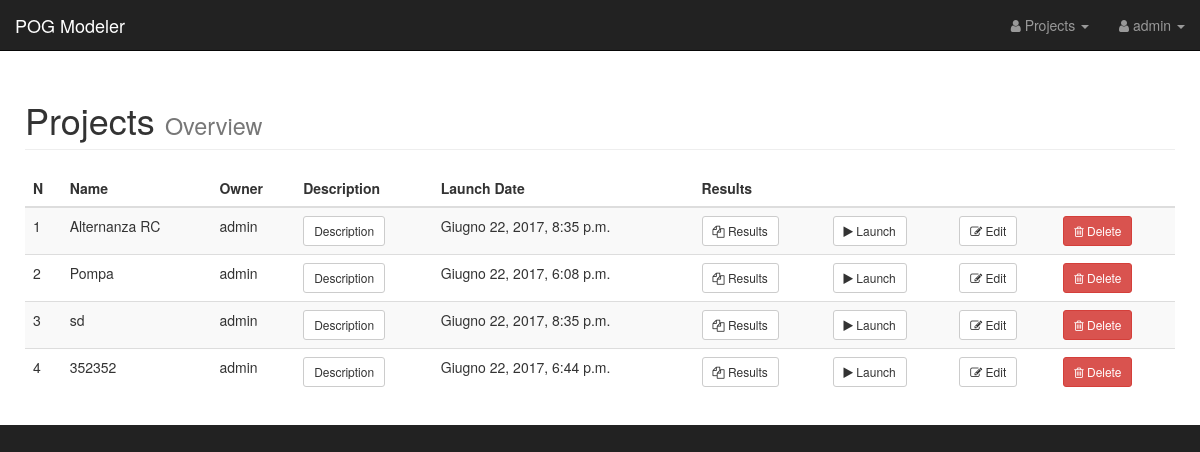
/ (signed in), run on an earlier commit of the app's database.
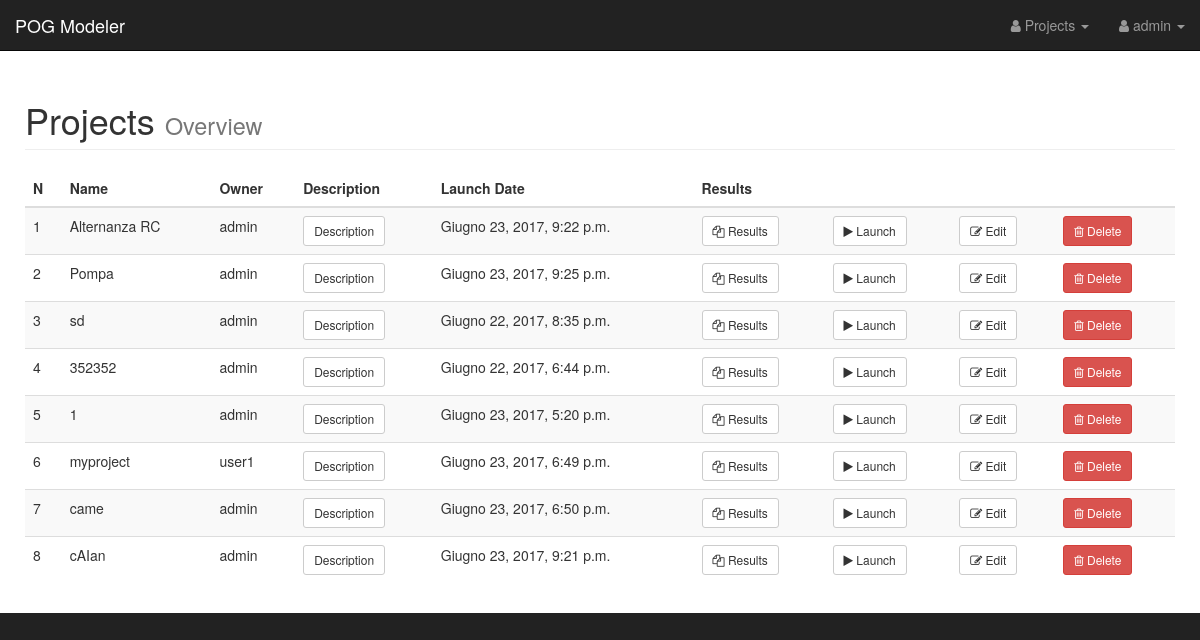
And on a later commit of the database.
### AWD_Zanasi/models.py (models this page shows, shortened)
class Project(models.Model):
    name = models.CharField(max_length=200, default='project', help_text='Project name')
    user = models.ForeignKey(settings.AUTH_USER_MODEL, default='admin')
    matlab_file = models.FileField(upload_to=matlab_file_path, help_text="Matlab POG code file")
    proj_desc = models.CharField(max_length=400, blank=True, null=True, help_text="Project description")
    launch_date = models.DateTimeField(verbose_name='Launch Date', blank=True,
                                       null=True, help_text='Project last execution date')
    is_example = models.BooleanField(default=False,
                                     help_text='Used only by an Admin user to mark a project as an example for users.')

### AWD_Zanasi/views.py (the view)
# urls.py: url(r'^$', views.index, name='index'),
def index(request):
    if request.user.is_authenticated:
        if request.user.is_superuser:
            projects = Project.objects.all()
            results = ProjectOutput.objects.all()
        else:
            projects = Project.objects.filter(user=request.user)
            results = ProjectOutput.objects.filter(project__in=projects)
        return render(request, 'AWD_Zanasi/home.html',
                      {
                          'projects': projects,
                          'project_outputs': results
                      }
                      )
    return render(request, 'AWD_Zanasi/home.html')

### AWD_Zanasi/templates/AWD_Zanasi/home.html (shortened to what this page needs)
{% extends "AWD_Zanasi/base.html" %}
{% block container %}
    <div class="container-fluid">
        {% if user.is_authenticated %}
            <div class="row">
                <div class="col-lg-12">
                    <h1 class="page-header">
                        Projects
                        <small>Overview</small>
                    </h1>
                </div>
            </div>
            <div class="table-responsive">
                <table class="table table-hover table-striped">
                    <thead>
                    <tr>
                        <th>N</th>
                        <th>Name</th>
                        {% if user.is_superuser %}
                            <th>Owner</th>
                        {% endif %}
                        <th>Description</th>
                        <th>Launch Date</th>
                        <th>Results</th>
                        <th></th>
                        <th></th>
                        <th></th>
                    </tr>
                    </thead>
                    <tbody>
                    {% for project in projects %}
                        <tr>
                            <td>{{ forloop.counter }}</td>
                            <td>{{ project.name }}</td>
                            {% if user.is_superuser %}
                                <td>{{ project.user.username }}</td>
                            {% endif %}
                            <td>
                                <button type="button" class="btn btn-default btn-sm" data-toggle="modal"
                                        data-target="#modal-{{ forloop.counter }}">
                                    Description
                                </button>
                            </td>
                            <td>{{ project.launch_date }}</td>
                            {% if project.launch_date %}
                                <td><a class="btn btn-default btn-sm" role="button"
                                       href="{% url 'project_results' project.id %}"><i class="fa fa-files-o"></i>
                                    Results</a></td>
                            {% else %}
                                <td>No Results</td>
                            {% endif %}
                            <td><a id="launchproj" class="btn btn-default btn-sm" role="button"
                                   href="{% url 'launch_project' project.id %}"><i class="fa fa-play"></i>
                                Launch</a></td>
                            <td><a class="btn btn-default btn-sm" role="button"
                                   href="{% url 'edit_project' project.id %}"><i class="fa fa-edit"></i> Edit</a></td>
                            <th>
                                <form id="deleteForm"
                                      class="form-horizontal"
                                      action="{% url 'delete_project' project.id %}"
                                      method="POST"
                                      onsubmit="return confirm('Are you sure you want to delete Project {{ project.name }}?' );">
                                    <button type="submit" class="btn btn-danger btn-sm" value="Submit Button">
                                        <i class=" fa fa-trash-o"></i> Delete
                                    </button>
                                </form>
                            </th>
                        </tr>
                    {% endfor %}
                    </tbody>
                </table>
            </div>
        {% endif %}
    </div>
{% endblock %}

### AWD_Zanasi/templates/AWD_Zanasi/base.html (shortened to what this page needs)
{% load staticfiles %}
<!DOCTYPE html>
<html lang="en">
<head>
    {% load static %}
    <link href="{% static "AWD_Zanasi/css/bootstrap.min.css" %}" rel="stylesheet">
    <link href="{% static "AWD_Zanasi/css/sb-admin.css" %}" rel="stylesheet">
    <link href="{% static "AWD_Zanasi/font-awesome/css/font-awesome.min.css" %}" rel="stylesheet" type="text/css">
</head>
<body>
<div id="wrapper">
    <nav class="navbar navbar-inverse navbar-fixed-top" role="navigation">
        <div class="navbar-header">
            <a class="navbar-brand" href="{% url 'index' %}">POG Modeler</a>
        </div>
        <ul class="nav navbar-right top-nav">
            {% if user.is_authenticated %}
                <li class="dropdown">
                    <a href="#" class="dropdown-toggle" data-toggle="dropdown"><i
                            class="fa fa-user"></i> Projects <b
                            class="caret"></b></a>
                </li>
                <li class="dropdown">
                    <a href="#" class="dropdown-toggle" data-toggle="dropdown"><i
                            class="fa fa-user"></i> {{ user.username }} <b
                            class="caret"></b></a>
                </li>
            {% else %}
                <li>
                    <a href="{% url 'auth_login' %}"><i class="fa fa-sign-in"></i> Login </a>
                </li>
            {% endif %}
        </ul>
    </nav>
    <div id="page-wrapper">
        {% block container %}
        {% endblock %}
    </div>
</div>
</body>
</html>

### AWD_Zanasi/static/AWD_Zanasi/css/sb-admin.css (style rules this page uses)
body { margin-top: 100px; background-color: #222; }
@media (min-width:768px) { body { margin-top: 50px; } }
#wrapper { padding-left: 0; }
#page-wrapper { width: 100%; padding: 0; background-color: #fff; }
@media (min-width:768px) { #page-wrapper { padding: 10px; } }
.top-nav { padding: 0 15px; }
.top-nav>li { display: inline-block; float: left; }
.top-nav>li>a { padding-top: 15px; padding-bottom: 15px; line-height: 20px; color: #999; }

What changed in the data, as far as the page shows it:
changed Project "Alternanza RC": launch_date "Giugno 22, 2017, 8:35 p.m." → "Giugno 23, 2017, 9:22 p.m."
changed Project "Pompa": launch_date "Giugno 22, 2017, 6:08 p.m." → "Giugno 23, 2017, 9:25 p.m."
added Project: name "1", user.username "admin", launch_date "Giugno 23, 2017, 5:20 p.m.", shows "Results"
added Project: name "myproject", user.username "user1", launch_date "Giugno 23, 2017, 6:49 p.m.", shows "Results"
added Project: name "came", user.username "admin", launch_date "Giugno 23, 2017, 6:50 p.m.", shows "Results"
added Project: name "cAIan", user.username "admin", launch_date "Giugno 23, 2017, 9:21 p.m.", shows "Results"
